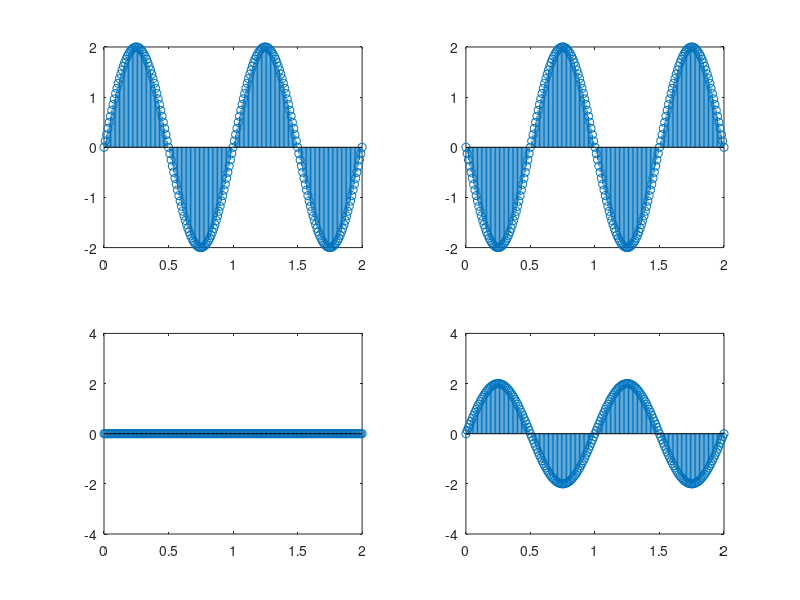

Write MATLAB code to recreate this figure.
t=0:0.01:2
a=2;
s=a*sin(2*pi*t);
subplot(2,2,1);
stem(t,s);
r=fliplr(s);
subplot(2,2,2);
stem(t,r);

e=0.5*(s+r);
subplot(2,2,3);
stem(t,e);
axis([0 2 -4 4]);

o=0.5*(s-r);
subplot(2,2,4);
stem(t,o);
axis([0 2 -4 4]);
